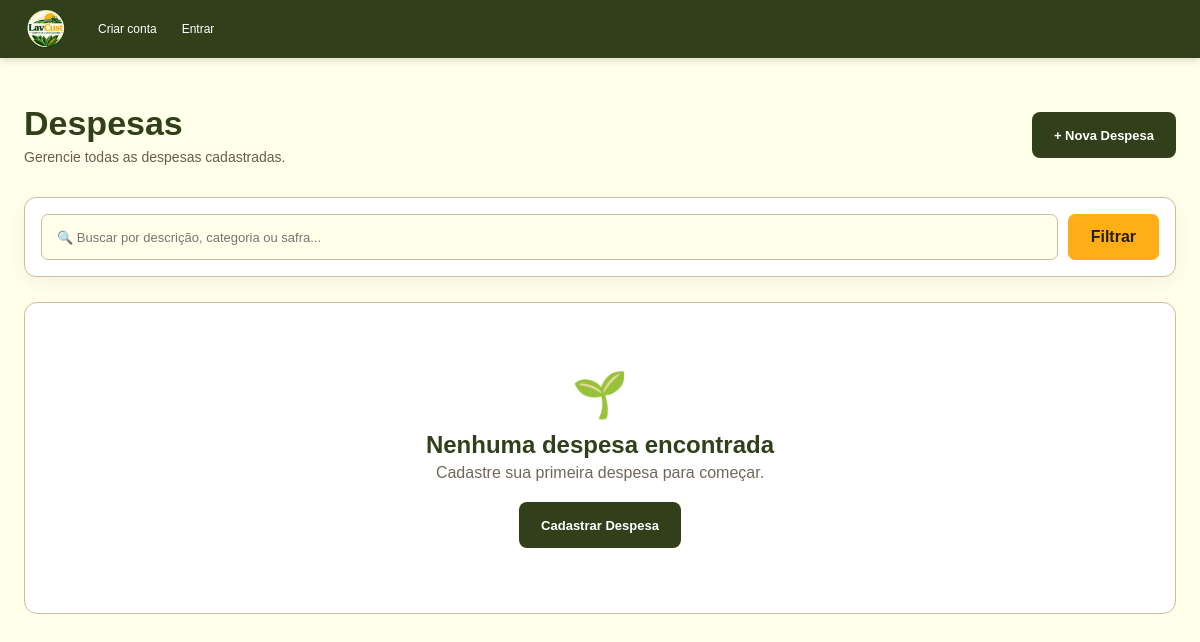
The page /despesas on the database as committed earlier.
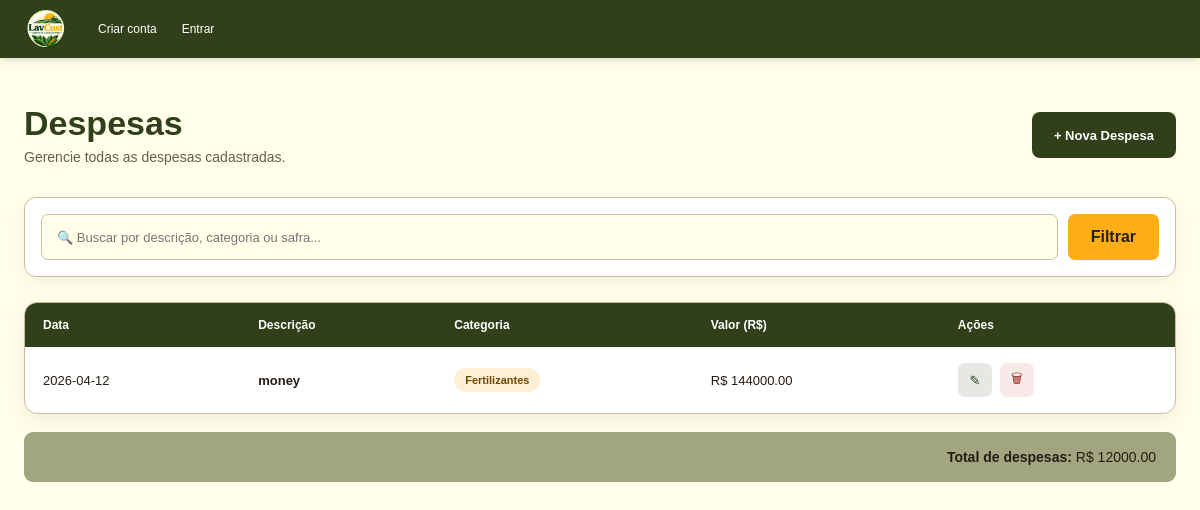
The same page on the database as committed later.
### tables this page shows
CREATE TABLE custos (
            id INTEGER PRIMARY KEY AUTOINCREMENT,
            lavoura TEXT NOT NULL DEFAULT '',
            categoria TEXT NOT NULL DEFAULT '',
            descricao TEXT NOT NULL DEFAULT '',
            quantidade REAL NOT NULL DEFAULT 1,
            valor REAL NOT NULL DEFAULT 0,
            data TEXT,
            safra TEXT
        );

### app.py (the view)
@app.route("/despesas")
def listar_despesas():
    pesquisa = request.args.get(
        "pesquisa",
        ""
    )
    conexao = conectar_banco()
    custos = conexao.execute("""
        SELECT *
        FROM custos

        WHERE descricao LIKE ?
           OR categoria LIKE ?
           OR lavoura LIKE ?
           OR safra LIKE ?

        ORDER BY id DESC
    """, (
        f"%{pesquisa}%",
        f"%{pesquisa}%",
        f"%{pesquisa}%",
        f"%{pesquisa}%"
    )).fetchall()
    conexao.close()
    return render_template(
        "despesas.html",
        despesas=custos,
        custos=custos,
        pesquisa=pesquisa
    )

### app.py (called while the page is built)
def conectar_banco():
    conexao = sqlite3.connect(DATABASE)
    conexao.row_factory = sqlite3.Row
    return conexao

### templates/despesas.html (shortened to what this page needs)
{% extends "base.html" %}
{% block content %}
<div class="pagina">
    <div class="pagina-cabecalho">
        <div>
            <h1>Despesas</h1>
            <p>
                Gerencie todas as despesas cadastradas.
            </p>
        </div>
        <a href="{{ url_for('cadastro') }}"
           class="btn-principal">
            + Nova Despesa
        </a>
    </div>
    <div class="filtro">
        <form method="GET"
              action="{{ url_for('despesas') }}">
            <input
                type="text"
                name="pesquisa"
                value="{{ pesquisa|default('') }}"
                placeholder="🔍 Buscar por descrição, categoria ou safra...">
            <button type="submit"
                    class="btn-filtro">
                Filtrar
            </button>
        </form>
    </div>
    {% if despesas %}
    <div class="tabela-container">
        <table>
            <thead>
                <tr>
                    <th>Data</th>
                    <th>Descrição</th>
                    <th>Categoria</th>
                    <th>Valor (R$)</th>
                    <th>Ações</th>
                </tr>
            </thead>
            <tbody>
                {% for d in despesas %}
                <tr>
                    <td>
                        {{ d['data'] }}
                    </td>
                    <td>
                        <strong>
                            {{ d['descricao'] }}
                        </strong>
                    </td>
                    <td>
                        <span class="categoria">
                            {{ d['categoria'] }}
                        </span>
                    </td>
                    <td>
                        R$ {{ "%.2f"|format(
                            d['quantidade'] * d['valor']
                        ) }}
                    </td>
                    <td class="acoes-tabela">
                        <a href="{{ url_for('editar', id=d['id']) }}"
                           class="btn-editar"
                           title="Editar">
                            ✎
                        </a>
                        <a href="{{ url_for('excluir', id=d['id']) }}"
                           class="btn-excluir"
                           title="Excluir"
                           onclick="return confirm('Deseja excluir esta despesa?')">
                            🗑
                        </a>
                    </td>
                </tr>
                {% endfor %}
            </tbody>
        </table>
    </div>
    <div class="total-tabela">
        <strong>
            Total de despesas:
        </strong>
        R$ {{ "%.2f"|format(
            despesas|sum(attribute='valor')
        ) }}
    </div>
    {% else %}
    <div class="vazio">
        <div>🌱</div>
        <h2>
            Nenhuma despesa encontrada
        </h2>
        <p>
            Cadastre sua primeira despesa para começar.
        </p>
        <a href="{{ url_for('cadastro') }}"
           class="btn-principal">
            Cadastrar Despesa
        </a>
    </div>
    {% endif %}
</div>
{% endblock %}

### templates/base.html (shortened to what this page needs)
<!DOCTYPE html>
<html lang="pt-BR">
<head>
    <link
        rel="stylesheet"
        href="{{ url_for('static', filename='style.css') }}"
    >
</head>
<body>
<header class="topo">
    <a href="{{ url_for('index') }}" class="marca">
        <img
            src="{{ url_for('static', filename='logo.png') }}"
            alt="LavCust"
            class="logo-topo"
        >
    </a>
    {% if session.usuario_id %}
    <nav class="menu-desktop">
        <a href="{{ url_for('index') }}">Início</a>
        <a href="{{ url_for('cadastro') }}">
            Cadastrar Despesas
        </a>
        <a href="{{ url_for('listar_despesas') }}">
            Despesas
        </a>
        <a href="{{ url_for('cadastrar_venda') }}">
            Registrar Venda
        </a>
        <a href="{{ url_for('relatorio') }}">
            Relatório
        </a>
        <a href="{{ url_for('calculos') }}">
            Cálculos
        </a>
        <a href="{{ url_for('sobre') }}">
            Sobre
        </a>
    </nav>
    <div class="topo-direita">
        <button
            type="button"
            class="botao-perfil"
            onclick="abrirMenu()"
        >
            ♙
            <span>Perfil</span>
            ☰
        </button>
        <a
            href="{{ url_for('logout') }}"
            class="botao-sair-topo"
        >
            Sair ↪
        </a>
    </div>
    <button
        type="button"
        class="botao-menu-mobile"
        onclick="abrirMenu()"
        aria-label="Abrir menu"
    >
        ☰
    </button>
    {% else %}
    <nav class="menu-desktop menu-publico">
        <a href="{{ url_for('cadastro_usuario') }}">
            Criar conta
        </a>
        <a href="{{ url_for('login') }}">
            Entrar
        </a>
    </nav>
    {% endif %}
</header>
<main class="conteudo-principal">
    {% block content %}{% endblock %}
</main>
</body>
</html>

### static/style.css (style rules this page uses)
:root { --verde: #31401A; --amarelo: #FFAE17; --creme: #FFFFEA; --marrom: #261D12; --verde-suave: #A1A680; --bege: #CBBDA0; --dourado: #E6BF5C; --branco: #FFFFFF; --vermelho: #D95C3F; --borda: rgba(49, 64, 26, 0.18); --sombra: 0 8px 25px rgba(38, 29, 18, 0.10); }
* { margin: 0; padding: 0; box-sizing: border-box; }
html { scroll-behavior: smooth; }
body { font-family: Arial, Helvetica, sans-serif; background: var(--creme); color: var(--marrom); min-height: 100vh; }
a { text-decoration: none; color: inherit; }
button, input, select, textarea { font: inherit; }
.topo { height: 58px; width: 100%; background: var(--verde); display: flex; align-items: center; padding: 0 22px; position: relative; z-index: 1000; box-shadow: 0 2px 8px rgba(0, 0, 0, 0.16); }
.marca { display: flex; align-items: center; flex-shrink: 0; margin-right: 28px; }
.logo-topo { width: 48px; height: 48px; object-fit: contain; border-radius: 50%; }
.menu-desktop { display: flex; align-items: center; gap: 25px; flex: 1; }
.menu-desktop a { color: white; font-size: 12px; transition: 0.2s; }
.conteudo-principal { width: 100%; }
.conteudo-principal { width: 100%; min-height: calc(100vh - 58px); }
.pagina { width: min(1180px, calc(100% - 48px)); margin: 0 auto; padding: 42px 0 60px; }
.pagina-cabecalho { display: flex; align-items: center; justify-content: space-between; gap: 25px; margin-bottom: 30px; }
.pagina-cabecalho h1 { color: #31401A; font-size: 34px; line-height: 1.1; margin: 0 0 7px; }
.pagina-cabecalho p { color: #665e50; font-size: 14px; margin: 0; }
.btn-principal { display: inline-flex; align-items: center; justify-content: center; min-height: 46px; padding: 0 22px; border: none; border-radius: 8px; background: #31401A; color: #FFFFFF; font-size: 13px; font-weight: 700; text-decoration: none; cursor: pointer; transition: 0.2s ease; }
.filtro { background: #FFFFFF; border: 1px solid #CBBDA0; border-radius: 12px; padding: 16px; margin-bottom: 22px; box-shadow: 0 5px 18px rgba(38, 29, 18, 0.06); }
.filtro form { display: flex; align-items: center; gap: 10px; }
.filtro input { flex: 1; height: 46px; padding: 0 15px; border: 1px solid #CBBDA0; border-radius: 7px; background: #FFFFEA; color: #261D12; font-size: 13px; outline: none; }
.btn-filtro { height: 46px; padding: 0 23px; border: none; border-radius: 7px; background: #FFAE17; color: #261D12; font-weight: 700; cursor: pointer; }
.tabela-container { width: 100%; overflow-x: auto; background: #FFFFFF; border: 1px solid #CBBDA0; border-radius: 13px; box-shadow: 0 6px 22px rgba(38, 29, 18, 0.07); }
.tabela-container table { width: 100%; border-collapse: collapse; }
.tabela-container thead { background: #31401A; }
.tabela-container th { padding: 15px 18px; color: #FFFFFF; text-align: left; font-size: 12px; font-weight: 700; }
.tabela-container td { padding: 16px 18px; color: #261D12; font-size: 13px; border-bottom: 1px solid #eee8d7; }
.tabela-container tbody tr:last-child td { border-bottom: none; }
.categoria { display: inline-flex; padding: 6px 11px; border-radius: 20px; background: rgba(255, 174, 23, 0.18); color: #6c4b00; font-size: 11px; font-weight: 700; }
.acoes-tabela { display: flex; gap: 8px; }
.btn-editar, .btn-excluir { display: inline-flex; align-items: center; justify-content: center; width: 34px; height: 34px; border-radius: 7px; text-decoration: none; }
.btn-editar { background: rgba(49, 64, 26, 0.12); color: #31401A; }
.btn-excluir { background: rgba(180, 50, 40, 0.10); color: #9b2922; }
.total-tabela { margin-top: 18px; padding: 17px 20px; background: #A1A680; border-radius: 9px; color: #261D12; text-align: right; font-size: 14px; }
.pagina { width: min(1180px, calc(100% - 48px)); margin: 0 auto; padding: 42px 0 70px; }
.pagina-cabecalho { margin-top: 5px; margin-bottom: 32px; }
.filtro { margin-top: 5px; margin-bottom: 25px; }

Rows that differ between the two databases and show on the page:
added custos: data "2026-04-12", descricao "money", categoria "Fertilizantes", quantidade+valor "144000.00"
Other text that changed with them:
{{ "%.2f"|format(
            despesas|sum(attribute='valor')
        ) }}: (not shown) → "12000.00"
text no longer shown: "🌱 Nenhuma despesa encontrada Cadastre sua primeira despesa para começar. Cadastrar Despesa"
text now shown: "Data Descrição Categoria Valor (R$) Ações Total de despesas: R$"
